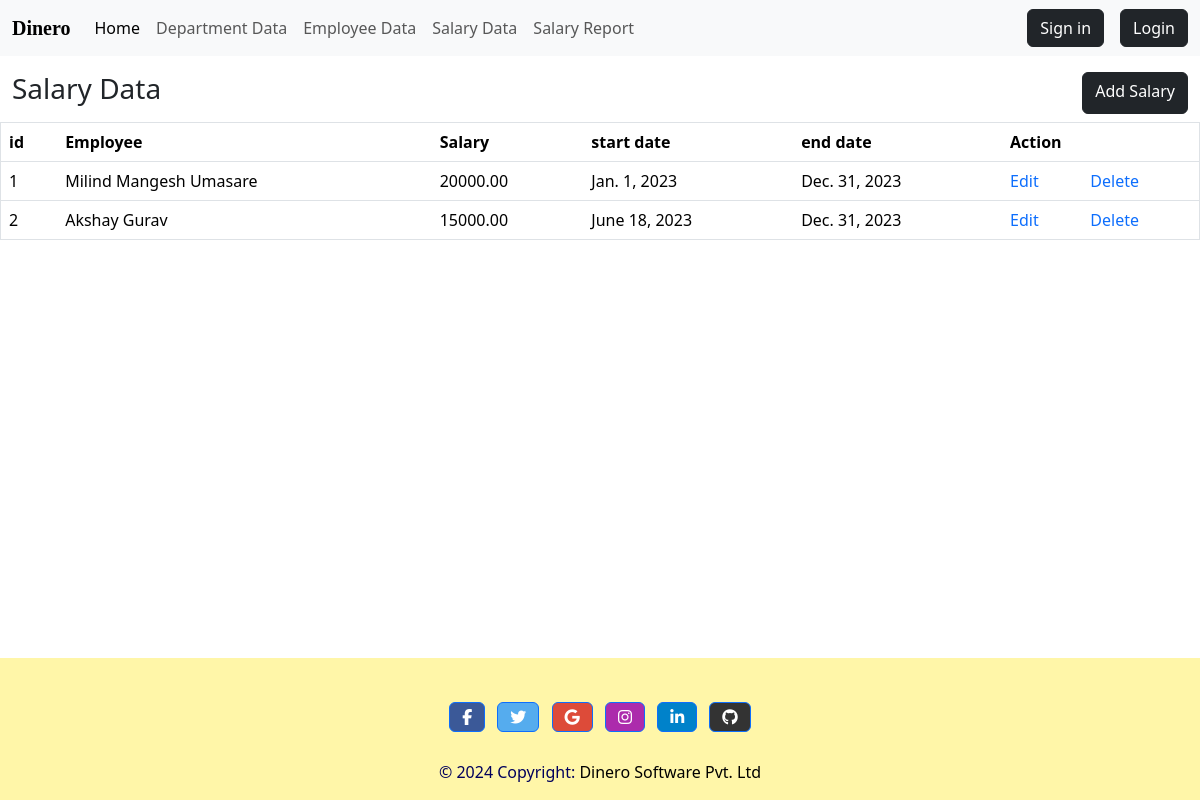
/s_list, run on the app's committed database.
### eapp/models.py (models this page shows, shortened)
class EmployeeSalary(models.Model):
    employee = models.ForeignKey(Employee, on_delete=models.CASCADE)
    salary = models.DecimalField(max_digits=10, decimal_places=2)
    start_date = models.DateField()
    end_date = models.DateField()

class Employee(models.Model):
    DESIGNATION_CHOICES = [
        ('Associate', 'Associate'),
        ('TL', 'Team Lead'),
        ('Manager', 'Manager'),
    ]
    name = models.CharField(max_length=255)
    email = models.EmailField()
    address = models.TextField()
    designation = models.CharField(max_length=10, choices=DESIGNATION_CHOICES)
    department = models.ForeignKey(Department, on_delete=models.CASCADE)
    reporting_manager = models.ForeignKey('self', on_delete=models.SET_NULL , null=True, blank=True)
    def __str__(self):
        return self.name

### eapp/views.py (the view)
# urls.py: path('s_list',v.s_list,name='s_list'),
def s_list(request):
    d=EmployeeSalary.objects.all()
    context={'data':d}
    return render(request,'s_list.html',context)

### eapp/templates/s_list.html
{% extends 'base.html' %}
{% block body %}
<div class="container-fluid d-flex justify-content-between mt-3">
    <h3>Salary Data</h3>
    <a class="btn btn-dark ms-3" href="{% url 'add_salary' %}">Add Salary</a>
</div>
<table class="table mt-2" border="1">
    <thead>
        <tr>
            <th>id</th>
            <th>Employee</th>
            <th>Salary</th>
            <th>start date</th>
            <th>end date</th>
            <th colspan="2">Action</th>
        </tr>
    </thead>
    <tbody>
        {% for i in data %}
        <tr>
            <td>{{i.id}}</th>
            <td>{{i.employee}}</td>
            <td>{{i.salary}}</td>
            <td>{{i.start_date}}</td>
            <td>{{i.end_date}}</td>
            <td><a href="{% url 'edit_s' i.id %}">Edit</a></td>
            <td><a href="{% url 'delete_s' i.id %}">Delete</a></td>
        </tr>
        {%endfor%}
    </tbody>
</table>
{% endblock body %}

### eapp/templates/base.html (style rules this page uses)
a { text-decoration: none; font-weight: 500; }

### data on the page
EmployeeSalary: id "1", employee "Milind Mangesh Umasare", salary "20000.00", start_date "Jan. 1, 2023", end_date "Dec. 31, 2023"
EmployeeSalary: id "2", employee "Akshay Gurav", salary "15000.00", start_date "June 18, 2023", end_date "Dec. 31, 2023"
